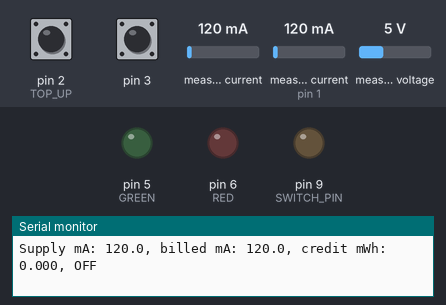
A sketch run on a simulated Arduino Uno, built with avr-gcc and run on an emulated ATmega328P. Shown: output pins drawn as LEDs (lit = HIGH), the last lines printed to the serial monitor. The inputs (shaded band) are chosen by the test bench; at power-on: measured current 120 mA, pin 3 HIGH, pin 2 (TOP_UP) HIGH, measured current (sensor on pin 1) 120 mA, measured voltage 5 V.

Above: at 1.2 s.
1.3 s: measured current (sensor 0) set to 99 mA
At 2.6 s:
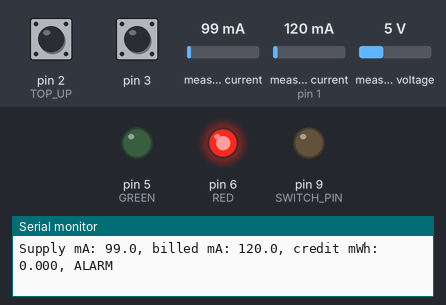
3.1 s: pin 3 pulled LOW for 0.15 s
Timing chart, 0 to 6.1 s (numbered marks = the images above; inputs shaded):
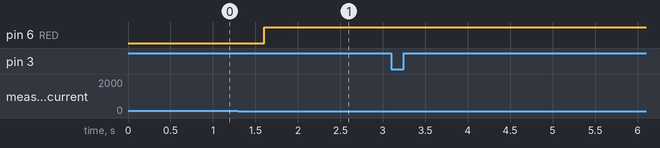

Measured:
- the behaviour switches between 110 and 109 mA on measured current (sensor 0) (found by bisection; images 0 and 1)
- after the input at 1.3 s, pin 6 (RED): LOW → HIGH after 0.31 s

The sketch:

prepaid_energy_meter.ino
```cpp
// Standalone 5 V classroom prepaid meter and fault test fixture.
#include <Wire.h>
#include <Adafruit_INA219.h>

constexpr byte TOP_UP=2, RESET=3, GREEN=5, RED=6, SWITCH_PIN=9;
constexpr unsigned long PERIOD=100;
constexpr float CREDIT=0.30, DIFFERENCE=10.0, MAX_CREDIT=3.0;
Adafruit_INA219 upstream(0x40), billed(0x41);
bool upstreamReady=false, billedReady=false, alarm=false, enabled=false;
byte strikes=0;
float credit=0.0;
unsigned long lastSample=0,lastReport=0;
bool resetRequested=false;

struct Button {
  byte pin;
  bool raw=HIGH, stable=HIGH;
  unsigned long changed=0;
  Button(byte inputPin):pin(inputPin){}
  void begin(){pinMode(pin,INPUT_PULLUP);}
  bool pressed(unsigned long now){
    bool value=digitalRead(pin);
    if(value!=raw){raw=value;changed=now;}
    if(now-changed<30 || value==stable)return false;
    stable=value;
    return stable==LOW;
  }
};
Button topUp(TOP_UP), reset(RESET);

void setup(){
  pinMode(SWITCH_PIN,OUTPUT); digitalWrite(SWITCH_PIN,LOW);
  pinMode(GREEN,OUTPUT);pinMode(RED,OUTPUT);
  topUp.begin();reset.begin();
  Serial.begin(115200);
  Wire.begin();
  Wire.setWireTimeout(4000,true);
  upstreamReady=upstream.begin();
  billedReady=billed.begin();
  alarm=!upstreamReady||!billedReady;
  digitalWrite(RED,alarm);
  Serial.println(F("Prepaid meter. TOP UP +0.30 mWh. Hold TEST LOAD to inject a mismatch."));
}
void loop(){
  const unsigned long now=millis();
  if(topUp.pressed(now))credit=min(MAX_CREDIT,credit+CREDIT);
  if(reset.pressed(now))resetRequested=true;
  const unsigned long elapsed=now-lastSample;
  if(elapsed<PERIOD)return;
  lastSample=now;

  if(!upstreamReady)upstreamReady=upstream.begin();
  if(!billedReady)billedReady=billed.begin();
  float total=0, measured=0, bus=0;
  bool valid=upstreamReady&&billedReady;
  if(valid){
    total=upstream.getCurrent_mA();
    upstreamReady=upstream.success();
    measured=billed.getCurrent_mA();
    billedReady=billed.success();
    bus=billed.getBusVoltage_V();
    billedReady=billedReady&&billed.success();
    valid=upstreamReady&&billedReady&&isfinite(total)&&isfinite(measured)&&isfinite(bus);
  }
  if(valid&&enabled)credit=max(0.0f,credit-max(0.0f,measured)*max(0.0f,bus)*elapsed/3600000.0f);
  const bool mismatch=valid&&fabs(total-measured)>DIFFERENCE;
  if(mismatch){if(strikes<4)++strikes;}
  else strikes=0;
  if(!valid||strikes>=4)alarm=true;
  if(resetRequested){
    if(valid&&!mismatch){alarm=false;Serial.println(F("Alarm reset"));}
    else Serial.println(F("Reset refused. Clear test load and check both meters."));
    resetRequested=false;
  }
  enabled=valid&&!alarm&&credit>0;
  digitalWrite(SWITCH_PIN,enabled);digitalWrite(GREEN,enabled);digitalWrite(RED,alarm);
  if(now-lastReport>=500){
    lastReport=now;
    if(!valid)Serial.println(F("Meter unavailable. Billed output off."));
    else{
      Serial.print(F("Supply mA: "));Serial.print(total,1);
      Serial.print(F(", billed mA: "));Serial.print(measured,1);
      Serial.print(F(", credit mWh: "));Serial.print(credit,3);
      Serial.println(alarm?F(", ALARM"):enabled?F(", ON"):F(", OFF"));
    }
  }
}
```
